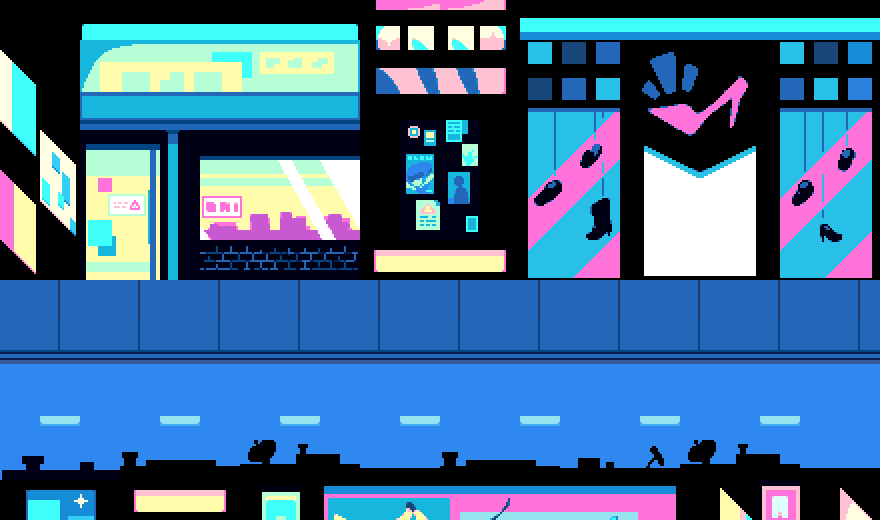

A 2D game scene composited from a Tiled map and its tileset images. What follows is a short description and the map's XML, with every tile layer's data as written:
An orthogonal 22x13 tile map with 40x40 px tiles, 2 tile layers (tiles, fg), 4 tilesets and 14 objects (5x city_screen, 2x interactable, lightset, entry_left, entry_right, ...).

<map version="1.10" tiledversion="1.10.1" orientation="orthogonal" renderorder="right-down" width="22" height="13" tilewidth="40" tileheight="40" infinite="0" nextlayerid="8" nextobjectid="22">
 <editorsettings>
  <export target="joint_shop_alley.lua" format="lua" />
 </editorsettings>
 <properties>
  <property name="border" value="city" />
  <property name="music" value="deltarune/cybercity" />
 </properties>
 <tileset firstgid="1" source="../../tilesets/bg_dw_city.tsx" />
 <tileset firstgid="613" source="../../tilesets/dw_city_street.tsx" />
 <tileset firstgid="723" source="../../tilesets/street_edges.tsx" />
 <tileset firstgid="931" source="../../tilesets/city_sidewalk.tsx" />
 <layer id="1" name="tiles" width="22" height="13">
  <data encoding="csv">
530,497,375,377,378,379,380,381,2147484023,317,318,318,319,174,174,175,176,177,177,177,177,178,
501,495,520,521,522,523,524,525,526,334,335,335,336,18,19,20,21,22,23,24,25,26,
518,495,537,538,539,540,541,542,543,351,352,352,353,35,36,37,38,39,40,41,42,43,
535,468,554,555,556,557,558,559,560,530,169,237,530,52,53,54,55,56,57,58,59,60,
471,485,571,572,573,574,575,576,577,530,186,254,530,69,70,71,72,73,74,75,76,77,
488,502,588,589,590,591,592,593,594,530,203,271,530,86,87,88,89,90,91,92,93,94,
505,497,605,606,607,608,609,610,611,279,280,280,281,103,104,105,106,107,108,109,110,111,
693,781,693,781,693,781,693,781,780,781,780,781,780,781,780,781,780,781,780,781,780,781,
661,658,661,658,661,658,661,658,793,794,793,794,793,794,793,794,793,794,793,794,793,658,
675,675,675,675,675,675,675,675,675,675,675,675,675,675,675,675,675,675,675,675,675,672,
686,1055,686,687,1055,686,686,1055,686,686,1055,686,687,1055,686,686,1055,687,686,1055,687,687,
1057,1057,1057,1057,1057,1057,1057,1058,1059,1057,1057,1057,1057,1057,1058,1059,1057,1057,1057,1058,1059,687,
273,274,275,279,280,281,946,946,946,946,946,947,946,946,946,946,946,946,403,946,947,401
</data>
 </layer>
 <objectgroup color="#0433ff" id="6" name="collision">
  <object id="9" x="0" y="480" width="880" height="40" />
  <object id="10" x="0" y="0" width="878.055" height="279.94" />
  <object id="18" x="0" y="0" width="878.055" height="279.94" />
 </objectgroup>
 <objectgroup color="#ff40ff" id="4" name="objects" class="interactable">
  <object id="1" name="city_screen" x="375.544" y="17.2163" width="120" height="80">
   <properties>
    <property name="sprite" value="buy" />
   </properties>
  </object>
  <object id="2" name="city_screen" x="7.72536" y="26.5577" width="120" height="80">
   <properties>
    <property name="sprite" value="deals" />
   </properties>
  </object>
  <object id="3" name="lightset" x="520" y="0" width="360" height="40" />
  <object id="4" name="city_screen" x="456.114" y="192.368" width="120" height="80">
   <properties>
    <property name="sprite" value="ad" />
   </properties>
  </object>
  <object id="6" name="city_screen" x="250.483" y="49.7116">
   <properties>
    <property name="sprite" value="look" />
   </properties>
  </object>
  <object id="7" name="city_screen" x="811.15" y="87.138">
   <properties>
    <property name="sprite" value="look" />
   </properties>
  </object>
  <object id="13" name="interactable" x="86" y="160" width="74" height="120">
   <properties>
    <property name="text1" value="* The door is closed but there's a note!" />
    <property name="text2" value="* (We plan to open soon!)" />
    <property name="text3" value="* (- Click and Button Addison)" />
   </properties>
  </object>
  <object id="17" name="interactable" x="640" y="160" width="120" height="120">
   <properties>
    <property name="text1" value="* The door is closed but there's a note!" />
    <property name="text2" value="* (We plan to open soon!)" />
    <property name="text3" value="* (- Click and Button Addison)" />
   </properties>
  </object>
 </objectgroup>
 <objectgroup id="7" name="markers">
  <object id="11" name="entry_left" x="40" y="400">
   <point />
  </object>
  <object id="12" name="entry_right" x="840" y="400">
   <point />
  </object>
  <object id="19" name="spawn" x="440" y="400">
   <point />
  </object>
 </objectgroup>
 <layer id="3" name="fg" width="22" height="13">
  <data encoding="csv">
0,0,0,0,0,0,0,0,0,553,553,553,553,553,0,0,0,0,0,0,0,0,
0,0,0,0,0,0,0,0,0,570,570,570,570,570,0,0,0,0,0,0,0,0,
0,0,0,0,0,0,0,0,0,587,587,587,587,587,0,0,0,0,0,0,0,0,
0,0,0,0,0,0,0,0,0,0,0,0,0,0,0,0,0,0,0,0,0,0,
0,0,0,0,0,0,0,0,0,0,0,0,0,0,0,0,0,0,0,0,0,0,
0,0,0,0,0,0,0,0,0,0,0,0,0,0,0,0,0,0,0,0,0,0,
0,0,0,0,0,0,0,0,0,0,0,0,0,0,0,0,0,0,0,0,0,0,
0,0,0,0,0,0,0,0,0,0,0,0,0,0,0,0,0,0,0,0,0,0,
0,0,0,0,0,0,0,0,0,0,0,0,0,0,0,0,0,0,0,0,0,0,
0,0,0,0,0,0,0,0,0,0,0,0,0,0,0,0,0,0,0,0,0,0,
0,0,0,0,0,0,0,0,0,0,0,0,0,0,0,0,0,0,0,0,0,0,
129,130,131,146,147,148,95,96,97,163,164,146,147,148,112,113,114,95,96,97,163,164,
0,0,0,0,0,0,234,235,120,121,122,123,124,125,126,127,128,0,0,153,0,0
</data>
 </layer>
</map>
